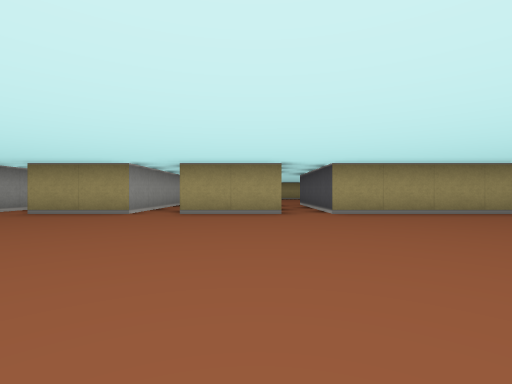
view 1 (above)

19 first-person views from a walk through a cub3D level. The camera is about half as high as the walls, looks level and sees 85° across. The floor is counted in squares. Each view is taken from the middle of a square. On the plan, view 1 faces up. The plan holds only what a view shows up to about 9 squares ahead; the rest is blank.

view 2
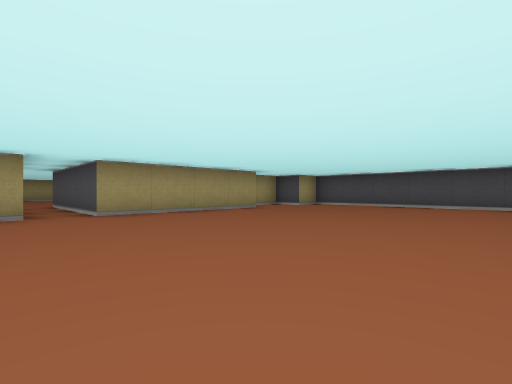

view 3
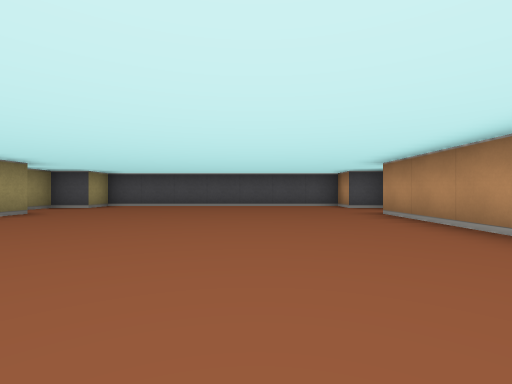

view 4
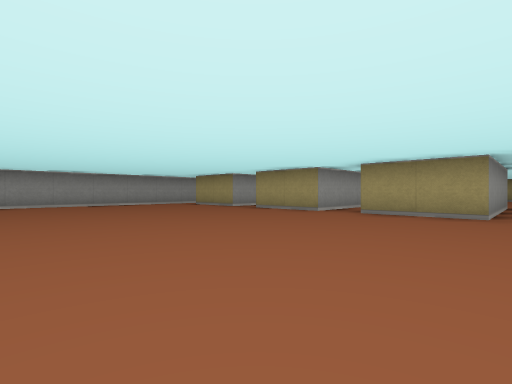

view 5
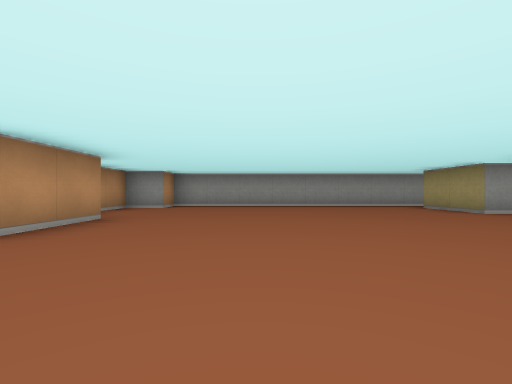

view 6
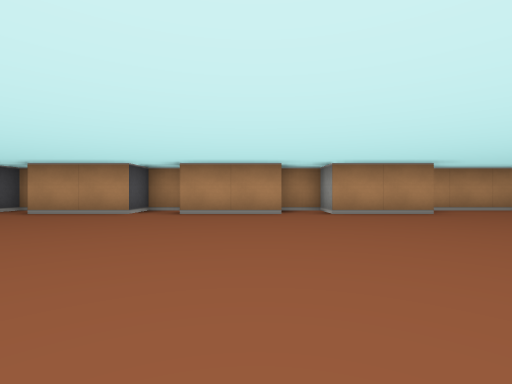

view 7
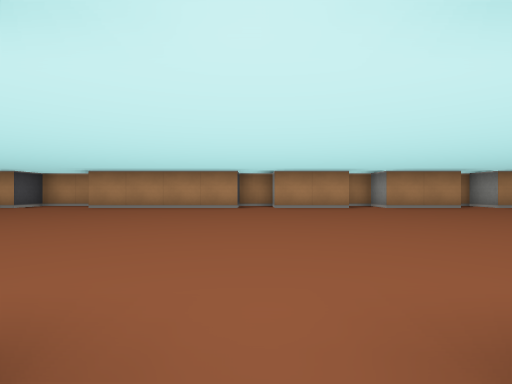

view 8
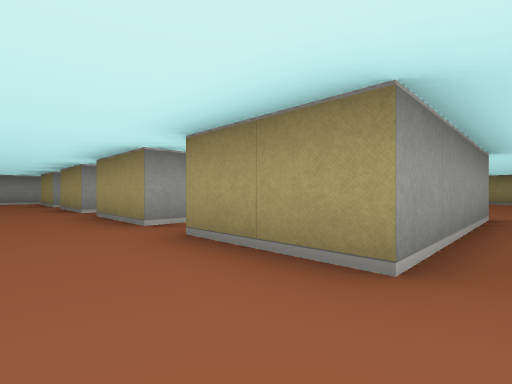

view 9
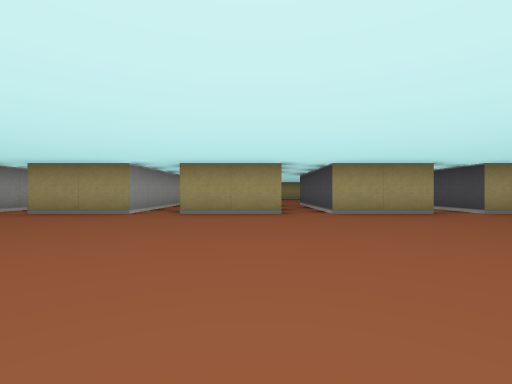

view 10
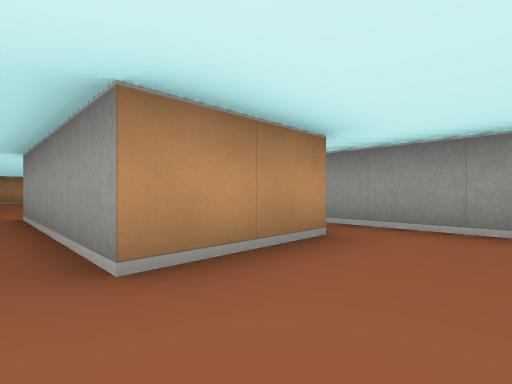

view 11
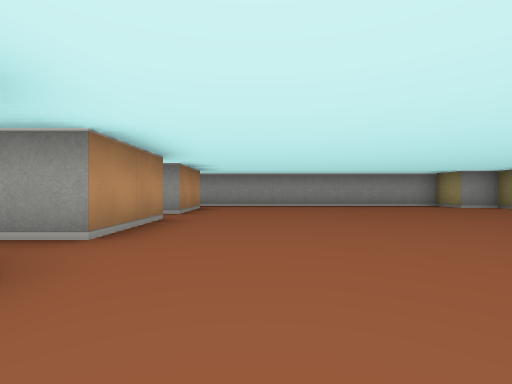

view 12
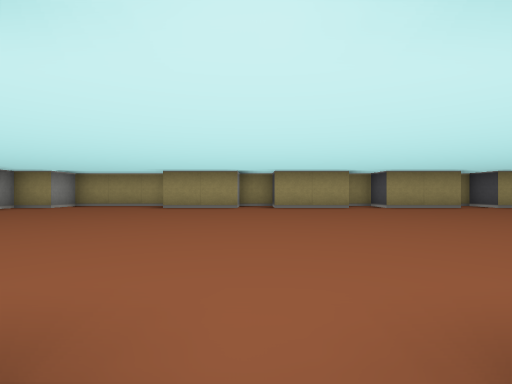

view 13
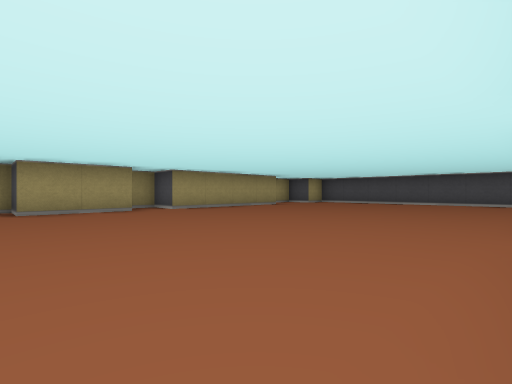

view 14
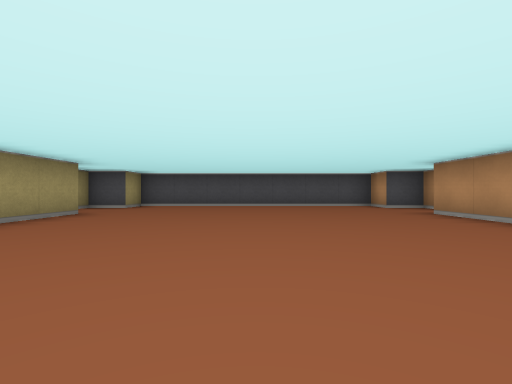

view 15
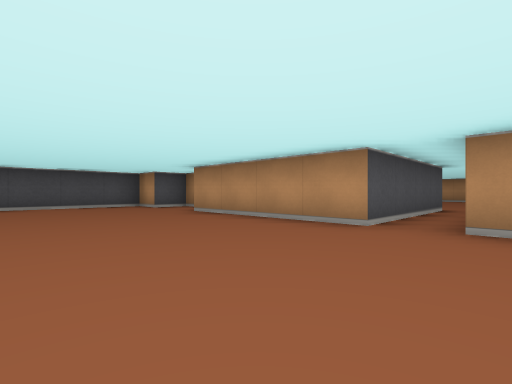

view 16
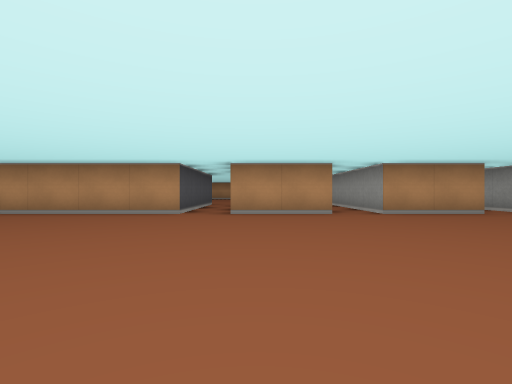

view 17
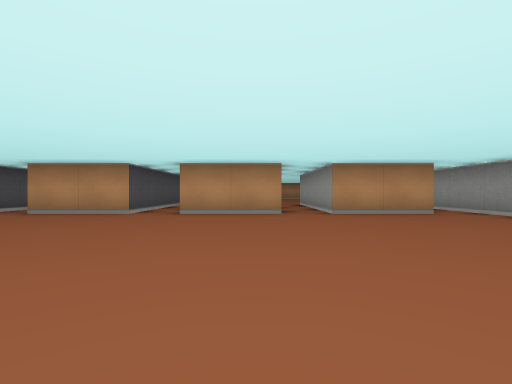

view 18
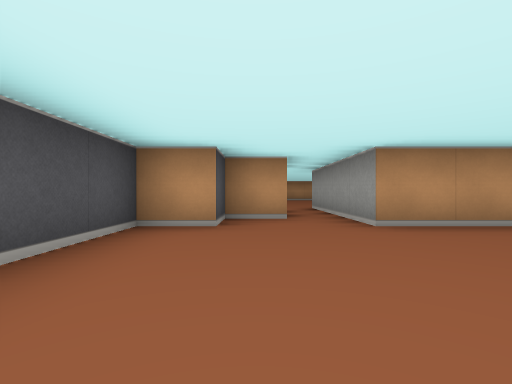

view 19
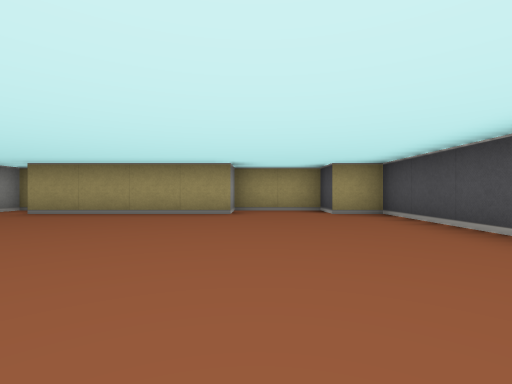

### Floor plan
Ten units are one square. View 1 is at (0, 0); x grows to the right and y downward. Boxes are objects, and circles mark ways between rooms. Rooms are numbered by the first view taken in them; rooms with no view inside come last. Other rooms are left out.
<svg viewBox="-120 -180 210 210">
<path fill="none" stroke="#000" d="M-46 15 -25 15 -25 25 -15 25 -15 15 5 15 5 22M4 25 15 25 15 15 55 15M-25 -95 -25 -55 -45 -55 -45 -95M5 -95 5 -55 -15 -55 -15 -90M-75 15 -55 15 -55 25 -45 25M-55 -95 -55 -55 -75 -55M-85 -95 -85 -55 -105 -55M55 -85 55 -55 15 -55 15 -95M60 25 75 25 75 15 85 15 85 -55 75 -55 75 -65 66 -65M-115 -95 -115 15 -105 15 -105 25 -81 25M-16 -95 5 -95M-25 -165 -45 -165 -45 -175 -55 -175 -55 -168M5 -165 -15 -165 -15 -175 -22 -175M15 -95 55 -95 55 -85M-45 -95 -25 -95M-54 -165 -75 -165M-76 -95 -55 -95M-78 -175 -105 -175 -105 -165 -115 -165 -115 -95M65 -85 75 -85 75 -95 85 -95 85 -165 75 -165 75 -175 55 -175 55 -165 15 -165 15 -175 5 -175 5 -170M-105 -95 -85 -95"/>
<circle cx="-50" cy="-90" r="3" fill="#2a7"/>
<circle cx="60" cy="-80" r="3" fill="#2a7"/>
<text x="-20" y="-30">1</text>
<text x="-10" y="-130">2</text>
</svg>
Room 1 opens to room 2.

Where each view was taken, in squares from view 1:
view 1: 0 up, 0 right, facing up
view 2: 0 up, 0 right, facing up-right
view 3: 1 up, 0 right, facing right
view 4: 0 up, 2 left, facing up-left
view 5: 1 up, 3 left, facing left
view 6: 4 up, 4 left, facing down
view 7: 6 up, 1 right, facing down
view 8: 4 up, 1 right, facing up-left
view 9: 0 up, 6 left, facing up
view 10: 11 up, 8 left, facing down-left
view 11: 11 up, 3 left, facing left
view 12: 9 up, 5 left, facing up
view 13: 10 up, 2 left, facing up-right
view 14: 13 up, 0 right, facing right
view 15: 13 up, 0 right, facing down-right
view 16: 15 up, 0 right, facing down
view 17: 15 up, 7 left, facing down
view 18: 13 up, 7 right, facing down
view 19: 11 up, 6 right, facing up
